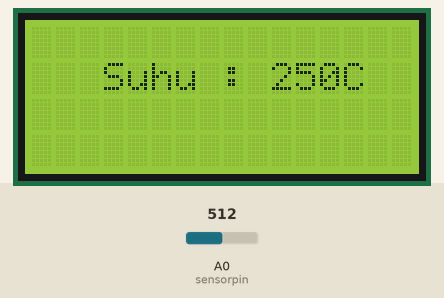
A sketch run on a simulated Arduino Uno, built with avr-gcc and run on an emulated ATmega328P. Parts: 16×4 character LCD. The inputs (shaded band) are chosen by the test bench; at power-on: A0 (sensorpin) = 512.

Above: at 1.2 s.
1.3 s: A0 (sensorpin) set to 716
At 1.9 s:
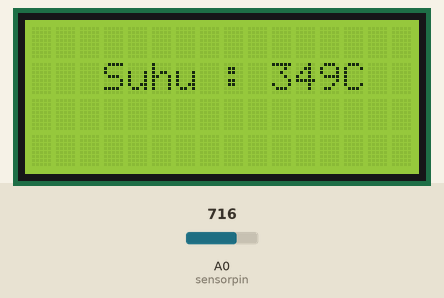
4.3 s: A0 (sensorpin) set to 900
At 5.0 s:
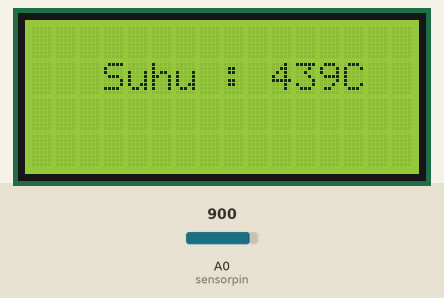
6.1 s: A0 (sensorpin) set to 1023
At 6.5 s:
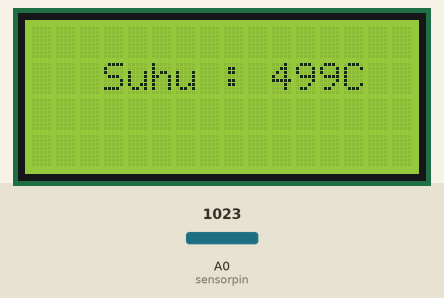
Timing chart, 0 to 9.1 s (numbered marks = the images above; inputs shaded):
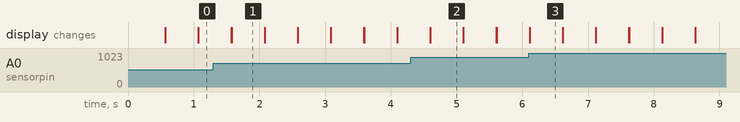

Measured:
- after the input at 1.3 s, the display: first differs from a run without the input after 0.28 s (image 1)
- after the input at 4.3 s, the display: first differs from a run without the input after 0.30 s (image 2)
- after the input at 6.1 s, the display: first differs from a run without the input at once (image 3)
- what the display in image 1 shows lasts 0.5 s, from 1.6 s to 2.1 s

The sketch:

Program.ino
```cpp
#include <LiquidCrystal.h>
const int rs = 2, e = 3, d4 = 4, d5 = 5, d6 = 6, d7 = 7;
LiquidCrystal lcd(rs,e,d4,d5,d6,d7);
int temp;
int sensorpin = A0;

void setup() {
  // put your setup code here, to run once:
  lcd.begin(16,4);
}

void loop() {
  // put your main code here, to run repeatedly:
  temp = analogRead(sensorpin);
  temp = temp*0.4883;
  lcd.setCursor(3,1);
  lcd.print("Suhu : ");
  lcd.print(temp);
  lcd.print("C");
  delay(500);
  lcd.clear();
}
```
